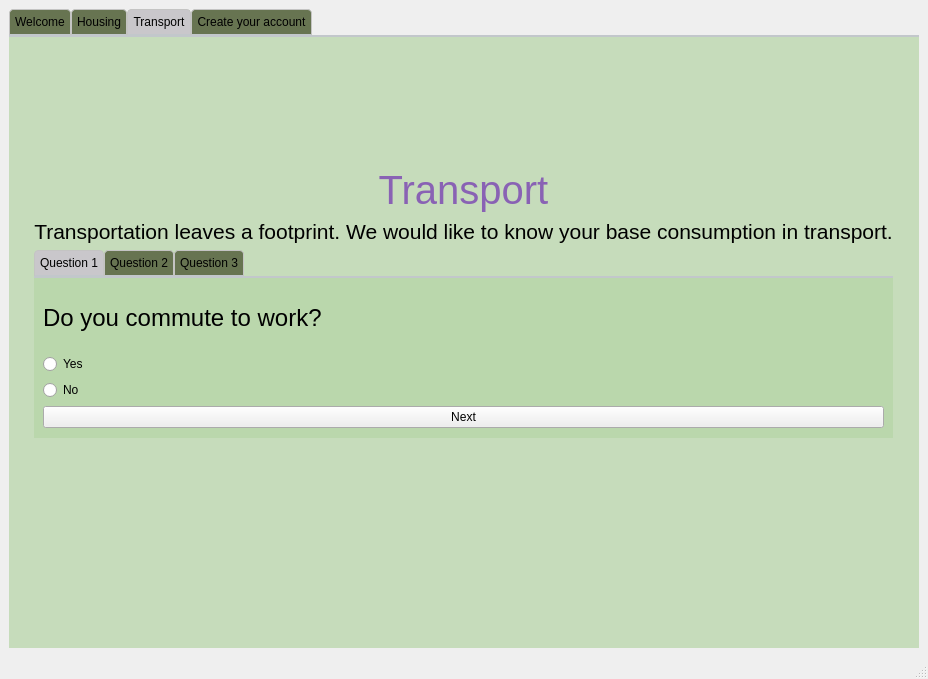
<?xml version="1.0" encoding="UTF-8"?>
<ui version="4.0">
 <class>Survey</class>
 <widget class="QMainWindow" name="Survey">
  <property name="geometry">
   <rect>
    <x>0</x>
    <y>0</y>
    <width>928</width>
    <height>679</height>
   </rect>
  </property>
  <property name="windowTitle">
   <string>MainWindow</string>
  </property>
  <widget class="QWidget" name="centralwidget">
   <layout class="QGridLayout" name="gridLayout_13">
    <item row="0" column="0">
     <widget class="QTabWidget" name="tabMain">
      <property name="palette">
       <palette>
        <active>
         <colorrole role="Base">
          <brush brushstyle="SolidPattern">
           <color alpha="255">
            <red>207</red>
            <green>233</green>
            <blue>170</blue>
           </color>
          </brush>
         </colorrole>
         <colorrole role="Window">
          <brush brushstyle="SolidPattern">
           <color alpha="255">
            <red>207</red>
            <green>233</green>
            <blue>170</blue>
           </color>
          </brush>
         </colorrole>
        </active>
        <inactive>
         <colorrole role="Base">
          <brush brushstyle="SolidPattern">
           <color alpha="255">
            <red>207</red>
            <green>233</green>
            <blue>170</blue>
           </color>
          </brush>
         </colorrole>
         <colorrole role="Window">
          <brush brushstyle="SolidPattern">
           <color alpha="255">
            <red>207</red>
            <green>233</green>
            <blue>170</blue>
           </color>
          </brush>
         </colorrole>
        </inactive>
        <disabled>
         <colorrole role="Base">
          <brush brushstyle="SolidPattern">
           <color alpha="255">
            <red>207</red>
            <green>233</green>
            <blue>170</blue>
           </color>
          </brush>
         </colorrole>
         <colorrole role="Window">
          <brush brushstyle="SolidPattern">
           <color alpha="255">
            <red>207</red>
            <green>233</green>
            <blue>170</blue>
           </color>
          </brush>
         </colorrole>
        </disabled>
       </palette>
      </property>
      <property name="styleSheet">
       <string notr="true">
QTabWidget::pane { /* The tab widget frame */
    border-top: 2px solid #C2C7CB;
	
	background-color:rgba(182, 212, 166, 180);
}
QTabBar::tab {
	background-color: rgb(103, 116, 81);
    border: 1px solid #C4C4C3;
    border-bottom-color: #C2C7CB; /* same as the pane color */
    border-top-left-radius: 4px;
    border-top-right-radius: 4px;
    min-width: 20ex;
    padding: 5px;
	font: 13pt &quot;Gill Sans&quot;;
}
QTabBar::tab:selected, QTabBar::tab:hover {
	background-color: rgb(201, 199, 203);
}</string>
      </property>
      <property name="currentIndex">
       <number>2</number>
      </property>
      <widget class="QWidget" name="tab">
       <attribute name="title">
        <string>Welcome</string>
       </attribute>
       <layout class="QGridLayout" name="gridLayout">
        <item row="0" column="0">
         <layout class="QVBoxLayout" name="verticalLayout_15">
          <item>
           <spacer name="verticalSpacer_7">
            <property name="orientation">
             <enum>Qt::Vertical</enum>
            </property>
            <property name="sizeHint" stdset="0">
             <size>
              <width>20</width>
              <height>40</height>
             </size>
            </property>
           </spacer>
          </item>
          <item>
           <layout class="QHBoxLayout" name="horizontalLayout_6">
            <item>
             <spacer name="horizontalSpacer_7">
              <property name="orientation">
               <enum>Qt::Horizontal</enum>
              </property>
              <property name="sizeHint" stdset="0">
               <size>
                <width>40</width>
                <height>20</height>
               </size>
              </property>
             </spacer>
            </item>
            <item>
             <layout class="QVBoxLayout" name="verticalLayout_10">
              <item>
               <widget class="QLabel" name="label_5">
                <property name="font">
                 <font>
                  <pointsize>42</pointsize>
                 </font>
                </property>
                <property name="text">
                 <string>CARBON TRACKER</string>
                </property>
                <property name="alignment">
                 <set>Qt::AlignCenter</set>
                </property>
               </widget>
              </item>
              <item>
               <widget class="QLabel" name="label_6">
                <property name="font">
                 <font>
                  <pointsize>37</pointsize>
                 </font>
                </property>
                <property name="text">
                 <string>ARE YOU READY FOR A CHANGE?</string>
                </property>
                <property name="alignment">
                 <set>Qt::AlignCenter</set>
                </property>
               </widget>
              </item>
              <item>
               <layout class="QHBoxLayout" name="horizontalLayout_5">
                <item>
                 <spacer name="horizontalSpacer_5">
                  <property name="orientation">
                   <enum>Qt::Horizontal</enum>
                  </property>
                  <property name="sizeHint" stdset="0">
                   <size>
                    <width>40</width>
                    <height>20</height>
                   </size>
                  </property>
                 </spacer>
                </item>
                <item>
                 <layout class="QVBoxLayout" name="verticalLayout_9">
                  <item>
                   <widget class="QLabel" name="label_pic">
                    <property name="palette">
                     <palette>
                      <active>
                       <colorrole role="Base">
                        <brush brushstyle="SolidPattern">
                         <color alpha="255">
                          <red>32</red>
                          <green>32</green>
                          <blue>32</blue>
                         </color>
                        </brush>
                       </colorrole>
                       <colorrole role="Window">
                        <brush brushstyle="SolidPattern">
                         <color alpha="255">
                          <red>167</red>
                          <green>234</green>
                          <blue>166</blue>
                         </color>
                        </brush>
                       </colorrole>
                      </active>
                      <inactive>
                       <colorrole role="Base">
                        <brush brushstyle="SolidPattern">
                         <color alpha="255">
                          <red>32</red>
                          <green>32</green>
                          <blue>32</blue>
                         </color>
                        </brush>
                       </colorrole>
                       <colorrole role="Window">
                        <brush brushstyle="SolidPattern">
                         <color alpha="255">
                          <red>167</red>
                          <green>234</green>
                          <blue>166</blue>
                         </color>
                        </brush>
                       </colorrole>
                      </inactive>
                      <disabled>
                       <colorrole role="Base">
                        <brush brushstyle="SolidPattern">
                         <color alpha="255">
                          <red>167</red>
                          <green>234</green>
                          <blue>166</blue>
                         </color>
                        </brush>
                       </colorrole>
                       <colorrole role="Window">
                        <brush brushstyle="SolidPattern">
                         <color alpha="255">
                          <red>167</red>
                          <green>234</green>
                          <blue>166</blue>
                         </color>
                        </brush>
                       </colorrole>
                      </disabled>
                     </palette>
                    </property>
                    <property name="text">
                     <string/>
                    </property>
                   </widget>
                  </item>
                  <item>
                   <widget class="QPushButton" name="buttonMain">
                    <property name="text">
                     <string>Compute your carbon footprint</string>
                    </property>
                   </widget>
                  </item>
                 </layout>
                </item>
                <item>
                 <spacer name="horizontalSpacer_6">
                  <property name="orientation">
                   <enum>Qt::Horizontal</enum>
                  </property>
                  <property name="sizeHint" stdset="0">
                   <size>
                    <width>40</width>
                    <height>20</height>
                   </size>
                  </property>
                 </spacer>
                </item>
               </layout>
              </item>
             </layout>
            </item>
            <item>
             <spacer name="horizontalSpacer_8">
              <property name="orientation">
               <enum>Qt::Horizontal</enum>
              </property>
              <property name="sizeHint" stdset="0">
               <size>
                <width>40</width>
                <height>20</height>
               </size>
              </property>
             </spacer>
            </item>
           </layout>
          </item>
          <item>
           <spacer name="verticalSpacer_8">
            <property name="orientation">
             <enum>Qt::Vertical</enum>
            </property>
            <property name="sizeHint" stdset="0">
             <size>
              <width>20</width>
              <height>40</height>
             </size>
            </property>
           </spacer>
          </item>
          <item>
           <spacer name="verticalSpacer_9">
            <property name="orientation">
             <enum>Qt::Vertical</enum>
            </property>
            <property name="sizeHint" stdset="0">
             <size>
              <width>20</width>
              <height>40</height>
             </size>
            </property>
           </spacer>
          </item>
         </layout>
        </item>
       </layout>
      </widget>
      <widget class="QWidget" name="tab_2">
       <attribute name="title">
        <string>Housing</string>
       </attribute>
       <layout class="QGridLayout" name="gridLayout_3">
        <item row="0" column="0">
         <spacer name="verticalSpacer_2">
          <property name="orientation">
           <enum>Qt::Vertical</enum>
          </property>
          <property name="sizeHint" stdset="0">
           <size>
            <width>20</width>
            <height>118</height>
           </size>
          </property>
         </spacer>
        </item>
        <item row="1" column="0">
         <layout class="QHBoxLayout" name="horizontalLayout">
          <item>
           <spacer name="horizontalSpacer">
            <property name="orientation">
             <enum>Qt::Horizontal</enum>
            </property>
            <property name="sizeHint" stdset="0">
             <size>
              <width>100</width>
              <height>20</height>
             </size>
            </property>
           </spacer>
          </item>
          <item>
           <layout class="QVBoxLayout" name="verticalLayout_16">
            <item>
             <layout class="QVBoxLayout" name="verticalLayout_2">
              <item>
               <widget class="QLabel" name="label_pic_3">
                <property name="text">
                 <string/>
                </property>
                <property name="alignment">
                 <set>Qt::AlignCenter</set>
                </property>
               </widget>
              </item>
              <item>
               <widget class="QLabel" name="label_14">
                <property name="font">
                 <font>
                  <pointsize>30</pointsize>
                 </font>
                </property>
                <property name="text">
                 <string>&lt;html&gt;&lt;head/&gt;&lt;body&gt;&lt;p align=&quot;center&quot;&gt;&lt;span style=&quot; color:#8962b4;&quot;&gt;Housing&lt;/span&gt;&lt;/p&gt;&lt;/body&gt;&lt;/html&gt;</string>
                </property>
                <property name="textFormat">
                 <enum>Qt::AutoText</enum>
                </property>
               </widget>
              </item>
              <item>
               <widget class="QLabel" name="label_13">
                <property name="font">
                 <font>
                  <pointsize>16</pointsize>
                 </font>
                </property>
                <property name="text">
                 <string>&lt;html&gt;&lt;head/&gt;&lt;body&gt;&lt;p align=&quot;center&quot;&gt;Housing leaves a footprint. Let's see how sustainable your way of living is.&lt;/p&gt;&lt;/body&gt;&lt;/html&gt;</string>
                </property>
                <property name="textFormat">
                 <enum>Qt::RichText</enum>
                </property>
               </widget>
              </item>
             </layout>
            </item>
            <item>
             <widget class="QTabWidget" name="tabHousing">
              <property name="currentIndex">
               <number>0</number>
              </property>
              <widget class="QWidget" name="tab_11">
               <attribute name="title">
                <string>Question 1</string>
               </attribute>
               <layout class="QGridLayout" name="gridLayout_2">
                <item row="0" column="0">
                 <layout class="QVBoxLayout" name="verticalLayout">
                  <item>
                   <widget class="QLabel" name="label_15">
                    <property name="minimumSize">
                     <size>
                      <width>0</width>
                      <height>60</height>
                     </size>
                    </property>
                    <property name="maximumSize">
                     <size>
                      <width>16777215</width>
                      <height>60</height>
                     </size>
                    </property>
                    <property name="font">
                     <font>
                      <pointsize>16</pointsize>
                     </font>
                    </property>
                    <property name="text">
                     <string>&lt;html&gt;&lt;head/&gt;&lt;body&gt;&lt;p&gt;&lt;span style=&quot; font-size:18pt;&quot;&gt;With how many people do you live?&lt;/span&gt;&lt;/p&gt;&lt;/body&gt;&lt;/html&gt;</string>
                    </property>
                   </widget>
                  </item>
                  <item>
                   <layout class="QHBoxLayout" name="horizontalLayout_2">
                    <item>
                     <widget class="QSlider" name="living_partners">
                      <property name="maximum">
                       <number>12</number>
                      </property>
                      <property name="orientation">
                       <enum>Qt::Horizontal</enum>
                      </property>
                     </widget>
                    </item>
                    <item>
                     <widget class="QLabel" name="label">
                      <property name="minimumSize">
                       <size>
                        <width>16</width>
                        <height>0</height>
                       </size>
                      </property>
                      <property name="text">
                       <string>0</string>
                      </property>
                     </widget>
                    </item>
                   </layout>
                  </item>
                  <item>
                   <widget class="QPushButton" name="buttonNextHousing1">
                    <property name="text">
                     <string>Next</string>
                    </property>
                   </widget>
                  </item>
                 </layout>
                </item>
               </layout>
              </widget>
             </widget>
            </item>
           </layout>
          </item>
          <item>
           <spacer name="horizontalSpacer_2">
            <property name="orientation">
             <enum>Qt::Horizontal</enum>
            </property>
            <property name="sizeHint" stdset="0">
             <size>
              <width>100</width>
              <height>20</height>
             </size>
            </property>
           </spacer>
          </item>
         </layout>
        </item>
        <item row="2" column="0">
         <spacer name="verticalSpacer">
          <property name="orientation">
           <enum>Qt::Vertical</enum>
          </property>
          <property name="sizeHint" stdset="0">
           <size>
            <width>20</width>
            <height>118</height>
           </size>
          </property>
         </spacer>
        </item>
        <item row="3" column="0">
         <spacer name="verticalSpacer_3">
          <property name="orientation">
           <enum>Qt::Vertical</enum>
          </property>
          <property name="sizeHint" stdset="0">
           <size>
            <width>20</width>
            <height>118</height>
           </size>
          </property>
         </spacer>
        </item>
       </layout>
      </widget>
      <widget class="QWidget" name="tab_3">
       <attribute name="title">
        <string>Transport</string>
       </attribute>
       <layout class="QGridLayout" name="gridLayout_4">
        <item row="0" column="0">
         <layout class="QVBoxLayout" name="verticalLayout_3">
          <item>
           <spacer name="verticalSpacer_4">
            <property name="orientation">
             <enum>Qt::Vertical</enum>
            </property>
            <property name="sizeHint" stdset="0">
             <size>
              <width>20</width>
              <height>108</height>
             </size>
            </property>
           </spacer>
          </item>
          <item>
           <layout class="QHBoxLayout" name="horizontalLayout_8">
            <item>
             <spacer name="horizontalSpacer_11">
              <property name="orientation">
               <enum>Qt::Horizontal</enum>
              </property>
              <property name="sizeHint" stdset="0">
               <size>
                <width>78</width>
                <height>20</height>
               </size>
              </property>
             </spacer>
            </item>
            <item>
             <layout class="QVBoxLayout" name="verticalLayout_18">
              <item>
               <layout class="QVBoxLayout" name="verticalLayout_5">
                <item>
                 <widget class="QLabel" name="pic_label_3">
                  <property name="text">
                   <string/>
                  </property>
                  <property name="alignment">
                   <set>Qt::AlignCenter</set>
                  </property>
                 </widget>
                </item>
                <item>
                 <widget class="QLabel" name="label_21">
                  <property name="font">
                   <font>
                    <pointsize>30</pointsize>
                   </font>
                  </property>
                  <property name="text">
                   <string>&lt;html&gt;&lt;head/&gt;&lt;body&gt;&lt;p align=&quot;center&quot;&gt;&lt;span style=&quot; color:#8962b4;&quot;&gt;Transport&lt;/span&gt;&lt;/p&gt;&lt;/body&gt;&lt;/html&gt;</string>
                  </property>
                  <property name="textFormat">
                   <enum>Qt::AutoText</enum>
                  </property>
                 </widget>
                </item>
                <item>
                 <widget class="QLabel" name="label_22">
                  <property name="font">
                   <font>
                    <pointsize>16</pointsize>
                   </font>
                  </property>
                  <property name="text">
                   <string>&lt;html&gt;&lt;head/&gt;&lt;body&gt;&lt;p align=&quot;center&quot;&gt;Transportation leaves a footprint. We would like to know your base consumption in transport.&lt;/p&gt;&lt;/body&gt;&lt;/html&gt;</string>
                  </property>
                  <property name="textFormat">
                   <enum>Qt::RichText</enum>
                  </property>
                 </widget>
                </item>
               </layout>
              </item>
              <item>
               <layout class="QHBoxLayout" name="horizontalLayout_3">
                <item>
                 <widget class="QTabWidget" name="tabTransport">
                  <property name="currentIndex">
                   <number>0</number>
                  </property>
                  <widget class="QWidget" name="tab_14">
                   <attribute name="title">
                    <string>Question 1</string>
                   </attribute>
                   <layout class="QGridLayout" name="gridLayout_6">
                    <item row="0" column="0">
                     <layout class="QVBoxLayout" name="verticalLayout_6">
                      <item>
                       <widget class="QLabel" name="label_23">
                        <property name="minimumSize">
                         <size>
                          <width>0</width>
                          <height>60</height>
                         </size>
                        </property>
                        <property name="maximumSize">
                         <size>
                          <width>16777215</width>
                          <height>60</height>
                         </size>
                        </property>
                        <property name="font">
                         <font>
                          <pointsize>16</pointsize>
                         </font>
                        </property>
                        <property name="text">
                         <string>&lt;html&gt;&lt;head/&gt;&lt;body&gt;&lt;p&gt;&lt;span style=&quot; font-size:18pt;&quot;&gt;Do you commute to work?&lt;/span&gt;&lt;/p&gt;&lt;/body&gt;&lt;/html&gt;</string>
                        </property>
                       </widget>
                      </item>
                      <item>
                       <layout class="QVBoxLayout" name="verticalLayout_12">
                        <item>
                         <widget class="QRadioButton" name="radioButton_TransY">
                          <property name="text">
                           <string>Yes</string>
                          </property>
                         </widget>
                        </item>
                        <item>
                         <widget class="QRadioButton" name="radioButton_TransN">
                          <property name="text">
                           <string>No</string>
                          </property>
                         </widget>
                        </item>
                       </layout>
                      </item>
                      <item>
                       <widget class="QPushButton" name="buttonNextTransport1">
                        <property name="text">
                         <string>Next</string>
                        </property>
                       </widget>
                      </item>
                     </layout>
                    </item>
                   </layout>
                  </widget>
                  <widget class="QWidget" name="tab_15">
                   <attribute name="title">
                    <string>Question 2</string>
                   </attribute>
                   <layout class="QGridLayout" name="gridLayout_7">
                    <item row="0" column="0">
                     <layout class="QVBoxLayout" name="verticalLayout_7">
                      <item>
                       <widget class="QLabel" name="label_24">
                        <property name="text">
                         <string>&lt;html&gt;&lt;head/&gt;&lt;body&gt;&lt;p&gt;&lt;span style=&quot; font-size:16pt;&quot;&gt;Which vehicle do you use?&lt;/span&gt;&lt;/p&gt;&lt;/body&gt;&lt;/html&gt;</string>
                        </property>
                       </widget>
                      </item>
                      <item>
                       <layout class="QHBoxLayout" name="horizontalLayout_4">
                        <item>
                         <spacer name="horizontalSpacer_19">
                          <property name="orientation">
                           <enum>Qt::Horizontal</enum>
                          </property>
                          <property name="sizeHint" stdset="0">
                           <size>
                            <width>40</width>
                            <height>20</height>
                           </size>
                          </property>
                         </spacer>
                        </item>
                        <item>
                         <widget class="QComboBox" name="vehicleT">
                          <item>
                           <property name="text">
                            <string>electric car</string>
                           </property>
                          </item>
                          <item>
                           <property name="text">
                            <string>petrol car</string>
                           </property>
                          </item>
                          <item>
                           <property name="text">
                            <string>diesel car</string>
                           </property>
                          </item>
                          <item>
                           <property name="text">
                            <string>petrol motorbike</string>
                           </property>
                          </item>
                          <item>
                           <property name="text">
                            <string>bus</string>
                           </property>
                          </item>
                          <item>
                           <property name="text">
                            <string>metro</string>
                           </property>
                          </item>
                          <item>
                           <property name="text">
                            <string>ferry</string>
                           </property>
                          </item>
                          <item>
                           <property name="text">
                            <string>national train</string>
                           </property>
                          </item>
                         </widget>
                        </item>
                        <item>
                         <spacer name="horizontalSpacer_20">
                          <property name="orientation">
                           <enum>Qt::Horizontal</enum>
                          </property>
                          <property name="sizeHint" stdset="0">
                           <size>
                            <width>40</width>
                            <height>20</height>
                           </size>
                          </property>
                         </spacer>
                        </item>
                       </layout>
                      </item>
                      <item>
                       <widget class="QPushButton" name="buttonNextTransport2">
                        <property name="text">
                         <string>Next</string>
                        </property>
                       </widget>
                      </item>
                     </layout>
                    </item>
                   </layout>
                  </widget>
                  <widget class="QWidget" name="tab_16">
                   <attribute name="title">
                    <string>Question 3</string>
                   </attribute>
                   <layout class="QGridLayout" name="gridLayout_8">
                    <item row="0" column="0">
                     <layout class="QVBoxLayout" name="verticalLayout_8">
                      <item>
                       <widget class="QLabel" name="label_25">
                        <property name="text">
                         <string>&lt;html&gt;&lt;head/&gt;&lt;body&gt;&lt;p&gt;&lt;span style=&quot; font-size:16pt;&quot;&gt;What is the total distance travelled during one day of your commute? &lt;/span&gt;&lt;/p&gt;&lt;/body&gt;&lt;/html&gt;</string>
                        </property>
                       </widget>
                      </item>
                      <item>
                       <layout class="QHBoxLayout" name="horizontalLayout_13">
                        <item>
                         <spacer name="horizontalSpacer_9">
                          <property name="orientation">
                           <enum>Qt::Horizontal</enum>
                          </property>
                          <property name="sizeHint" stdset="0">
                           <size>
                            <width>40</width>
                            <height>20</height>
                           </size>
                          </property>
                         </spacer>
                        </item>
                        <item>
                         <widget class="QSpinBox" name="distanceT">
                          <property name="minimum">
                           <number>0</number>
                          </property>
                          <property name="maximum">
                           <number>100</number>
                          </property>
                          <property name="singleStep">
                           <number>5</number>
                          </property>
                          <property name="stepType">
                           <enum>QAbstractSpinBox::DefaultStepType</enum>
                          </property>
                          <property name="value">
                           <number>10</number>
                          </property>
                          <property name="displayIntegerBase">
                           <number>10</number>
                          </property>
                         </widget>
                        </item>
                        <item>
                         <widget class="QLabel" name="label_4">
                          <property name="text">
                           <string>km</string>
                          </property>
                         </widget>
                        </item>
                        <item>
                         <spacer name="horizontalSpacer_10">
                          <property name="orientation">
                           <enum>Qt::Horizontal</enum>
                          </property>
                          <property name="sizeHint" stdset="0">
                           <size>
                            <width>40</width>
                            <height>20</height>
                           </size>
                          </property>
                         </spacer>
                        </item>
                       </layout>
                      </item>
                      <item>
                       <widget class="QPushButton" name="buttonNextTransport3">
                        <property name="text">
                         <string>Next</string>
                        </property>
                       </widget>
                      </item>
                     </layout>
                    </item>
                   </layout>
                  </widget>
                 </widget>
                </item>
               </layout>
              </item>
             </layout>
            </item>
            <item>
             <spacer name="horizontalSpacer_12">
              <property name="orientation">
               <enum>Qt::Horizontal</enum>
              </property>
              <property name="sizeHint" stdset="0">
               <size>
                <width>78</width>
                <height>20</height>
               </size>
              </property>
             </spacer>
            </item>
           </layout>
          </item>
          <item>
           <spacer name="verticalSpacer_5">
            <property name="orientation">
             <enum>Qt::Vertical</enum>
            </property>
            <property name="sizeHint" stdset="0">
             <size>
              <width>20</width>
              <height>108</height>
             </size>
            </property>
           </spacer>
          </item>
          <item>
           <spacer name="verticalSpacer_6">
            <property name="orientation">
             <enum>Qt::Vertical</enum>
            </property>
            <property name="sizeHint" stdset="0">
             <size>
              <width>20</width>
              <height>108</height>
             </size>
            </property>
           </spacer>
          </item>
         </layout>
        </item>
       </layout>
      </widget>
      <widget class="QWidget" name="tab_5">
       <attribute name="title">
        <string>Create your account</string>
       </attribute>
       <layout class="QGridLayout" name="gridLayout_10">
        <item row="0" column="0">
         <layout class="QVBoxLayout" name="verticalLayout_23">
          <item>
           <spacer name="verticalSpacer_13">
            <property name="orientation">
             <enum>Qt::Vertical</enum>
            </property>
            <property name="sizeHint" stdset="0">
             <size>
              <width>20</width>
              <height>40</height>
             </size>
            </property>
           </spacer>
          </item>
          <item>
           <layout class="QHBoxLayout" name="horizontalLayout_11">
            <item>
             <spacer name="horizontalSpacer_14">
              <property name="orientation">
               <enum>Qt::Horizontal</enum>
              </property>
              <property name="sizeHint" stdset="0">
               <size>
                <width>40</width>
                <height>20</height>
               </size>
              </property>
             </spacer>
            </item>
            <item>
             <layout class="QVBoxLayout" name="verticalLayout_22">
              <item>
               <widget class="QLabel" name="label_27">
                <property name="font">
                 <font>
                  <pointsize>30</pointsize>
                 </font>
                </property>
                <property name="text">
                 <string>&lt;html&gt;&lt;head/&gt;&lt;body&gt;&lt;p align=&quot;center&quot;&gt;&lt;span style=&quot; color:#8962b4;&quot;&gt;Create your account&lt;/span&gt;&lt;/p&gt;&lt;/body&gt;&lt;/html&gt;</string>
                </property>
                <property name="textFormat">
                 <enum>Qt::AutoText</enum>
                </property>
               </widget>
              </item>
              <item>
               <widget class="QLabel" name="label_28">
                <property name="font">
                 <font>
                  <pointsize>16</pointsize>
                 </font>
                </property>
                <property name="text">
                 <string>&lt;html&gt;&lt;head/&gt;&lt;body&gt;&lt;p align=&quot;center&quot;&gt;Please submit your information:&lt;/p&gt;&lt;/body&gt;&lt;/html&gt;</string>
                </property>
                <property name="textFormat">
                 <enum>Qt::RichText</enum>
                </property>
               </widget>
              </item>
              <item>
               <layout class="QHBoxLayout" name="horizontalLayout_10">
                <item>
                 <spacer name="horizontalSpacer_13">
                  <property name="orientation">
                   <enum>Qt::Horizontal</enum>
                  </property>
                  <property name="sizeHint" stdset="0">
                   <size>
                    <width>40</width>
                    <height>20</height>
                   </size>
                  </property>
                 </spacer>
                </item>
                <item>
                 <layout class="QVBoxLayout" name="verticalLayout_21">
                  <item>
                   <layout class="QHBoxLayout" name="horizontalLayout_7">
                    <item>
                     <layout class="QVBoxLayout" name="verticalLayout_13">
                      <item>
                       <widget class="QLabel" name="label_3">
                        <property name="text">
                         <string>Name</string>
                        </property>
                       </widget>
                      </item>
                      <item>
                       <widget class="QLabel" name="label_10">
                        <property name="text">
                         <string>Date of birth (DD/MM/YYYY)</string>
                        </property>
                       </widget>
                      </item>
                      <item>
                       <widget class="QLabel" name="label_7">
                        <property name="text">
                         <string>Country</string>
                        </property>
                       </widget>
                      </item>
                      <item>
                       <widget class="QLabel" name="label_8">
                        <property name="text">
                         <string>Email</string>
                        </property>
                       </widget>
                      </item>
                     </layout>
                    </item>
                    <item>
                     <layout class="QVBoxLayout" name="verticalLayout_14">
                      <item>
                       <widget class="QLineEdit" name="Name">
                        <property name="minimumSize">
                         <size>
                          <width>150</width>
                          <height>0</height>
                         </size>
                        </property>
                       </widget>
                      </item>
                      <item>
                       <layout class="QHBoxLayout" name="horizontalLayout_12">
                        <item>
                         <widget class="QSpinBox" name="Day">
                          <property name="minimum">
                           <number>1</number>
                          </property>
                          <property name="maximum">
                           <number>31</number>
                          </property>
                         </widget>
                        </item>
                        <item>
                         <spacer name="horizontalSpacer_16">
                          <property name="orientation">
                           <enum>Qt::Horizontal</enum>
                          </property>
                          <property name="sizeHint" stdset="0">
                           <size>
                            <width>40</width>
                            <height>20</height>
                           </size>
                          </property>
                         </spacer>
                        </item>
                        <item>
                         <widget class="QSpinBox" name="Month">
                          <property name="minimum">
                           <number>1</number>
                          </property>
                          <property name="maximum">
                           <number>12</number>
                          </property>
                         </widget>
                        </item>
                        <item>
                         <spacer name="horizontalSpacer_15">
                          <property name="orientation">
                           <enum>Qt::Horizontal</enum>
                          </property>
                          <property name="sizeHint" stdset="0">
                           <size>
                            <width>40</width>
                            <height>20</height>
                           </size>
                          </property>
                         </spacer>
                        </item>
                        <item>
                         <widget class="QSpinBox" name="Year">
                          <property name="minimum">
                           <number>1000</number>
                          </property>
                          <property name="maximum">
                           <number>2022</number>
                          </property>
                          <property name="value">
                           <number>1990</number>
                          </property>
                         </widget>
                        </item>
                       </layout>
                      </item>
                      <item>
                       <widget class="QComboBox" name="Country">
                        <item>
                         <property name="text">
                          <string>France</string>
                         </property>
                        </item>
                        <item>
                         <property name="text">
                          <string>China</string>
                         </property>
                        </item>
                        <item>
                         <property name="text">
                          <string>German</string>
                         </property>
                        </item>
                        <item>
                         <property name="text">
                          <string>Japan</string>
                         </property>
                        </item>
                        <item>
                         <property name="text">
                          <string>Korea</string>
                         </property>
                        </item>
                        <item>
                         <property name="text">
                          <string>Lebanon</string>
                         </property>
                        </item>
                        <item>
                         <property name="text">
                          <string>Mexico</string>
                         </property>
                        </item>
                        <item>
                         <property name="text">
                          <string>Netherlands</string>
                         </property>
                        </item>
                        <item>
                         <property name="text">
                          <string>Romania</string>
                         </property>
                        </item>
                        <item>
                         <property name="text">
                          <string>Spain</string>
                         </property>
                        </item>
                        <item>
                         <property name="text">
                          <string>Tunesia</string>
                         </property>
                        </item>
                        <item>
                         <property name="text">
                          <string>United States</string>
                         </property>
                        </item>
                       </widget>
                      </item>
                      <item>
                       <widget class="QLineEdit" name="Email"/>
                      </item>
                     </layout>
                    </item>
                   </layout>
                  </item>
                  <item>
                   <widget class="Line" name="line_2">
                    <property name="orientation">
                     <enum>Qt::Horizontal</enum>
                    </property>
                   </widget>
                  </item>
                  <item>
                   <layout class="QHBoxLayout" name="horizontalLayout_9">
                    <item>
                     <layout class="QVBoxLayout" name="verticalLayout_19">
                      <item>
                       <widget class="QLabel" name="label_2">
                        <property name="minimumSize">
                         <size>
                          <width>0</width>
                          <height>0</height>
                         </size>
                        </property>
                        <property name="text">
                         <string>Username</string>
                        </property>
                       </widget>
                      </item>
                      <item>
                       <widget class="QLabel" name="label_9">
                        <property name="text">
                         <string>Password</string>
                        </property>
                       </widget>
                      </item>
                     </layout>
                    </item>
                    <item>
                     <layout class="QVBoxLayout" name="verticalLayout_20">
                      <item>
                       <widget class="QLineEdit" name="Username"/>
                      </item>
                      <item>
                       <widget class="QLineEdit" name="Password">
                        <property name="echoMode">
                         <enum>QLineEdit::Password</enum>
                        </property>
                       </widget>
                      </item>
                     </layout>
                    </item>
                   </layout>
                  </item>
                  <item>
                   <widget class="QPushButton" name="buttonAccount">
                    <property name="text">
                     <string>Submit</string>
                    </property>
                   </widget>
                  </item>
                 </layout>
                </item>
                <item>
                 <spacer name="horizontalSpacer_17">
                  <property name="orientation">
                   <enum>Qt::Horizontal</enum>
                  </property>
                  <property name="sizeHint" stdset="0">
                   <size>
                    <width>40</width>
                    <height>20</height>
                   </size>
                  </property>
                 </spacer>
                </item>
               </layout>
              </item>
             </layout>
            </item>
            <item>
             <spacer name="horizontalSpacer_18">
              <property name="orientation">
               <enum>Qt::Horizontal</enum>
              </property>
              <property name="sizeHint" stdset="0">
               <size>
                <width>40</width>
                <height>20</height>
               </size>
              </property>
             </spacer>
            </item>
           </layout>
          </item>
          <item>
           <spacer name="verticalSpacer_14">
            <property name="orientation">
             <enum>Qt::Vertical</enum>
            </property>
            <property name="sizeHint" stdset="0">
             <size>
              <width>20</width>
              <height>40</height>
             </size>
            </property>
           </spacer>
          </item>
          <item>
           <spacer name="verticalSpacer_15">
            <property name="orientation">
             <enum>Qt::Vertical</enum>
            </property>
            <property name="sizeHint" stdset="0">
             <size>
              <width>20</width>
              <height>40</height>
             </size>
            </property>
           </spacer>
          </item>
         </layout>
        </item>
       </layout>
      </widget>
     </widget>
    </item>
   </layout>
  </widget>
  <widget class="QStatusBar" name="statusbar"/>
 </widget>
 <resources/>
 <connections>
  <connection>
   <sender>living_partners</sender>
   <signal>valueChanged(int)</signal>
   <receiver>label</receiver>
   <slot>setNum(int)</slot>
   <hints>
    <hint type="sourcelabel">
     <x>280</x>
     <y>355</y>
    </hint>
    <hint type="destinationlabel">
     <x>703</x>
     <y>358</y>
    </hint>
   </hints>
  </connection>
 </connections>
</ui>
